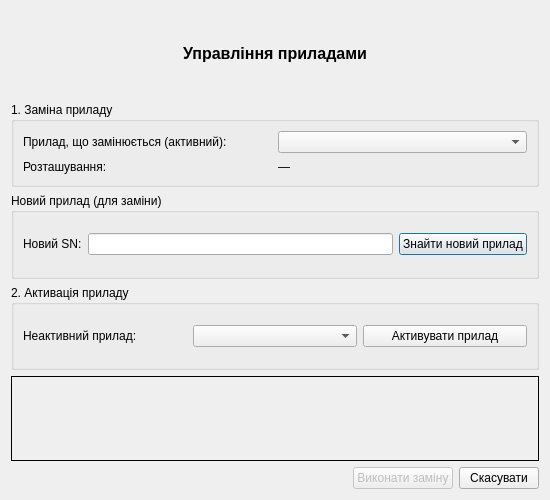
<?xml version="1.0" encoding="UTF-8"?>
<ui version="4.0">
 <class>DeviceReplaceDialog</class>
 <widget class="QDialog" name="DeviceReplaceDialog">
  <property name="geometry">
   <rect>
    <x>0</x>
    <y>0</y>
    <width>550</width>
    <height>500</height>
   </rect>
  </property>
  <property name="windowTitle">
   <string>Заміна та активація приладів</string>
  </property>
  <property name="modal">
   <bool>true</bool>
  </property>
  <layout class="QVBoxLayout" name="verticalLayout_main">
   <item>
    <widget class="QLabel" name="label_title">
     <property name="font">
      <font>
       <pointsize>12</pointsize>
       <weight>75</weight>
       <bold>true</bold>
      </font>
     </property>
     <property name="text">
      <string>Управління приладами</string>
     </property>
     <property name="alignment">
      <set>Qt::AlignCenter</set>
     </property>
    </widget>
   </item>
   <item>
    <widget class="QGroupBox" name="groupBox_old_device">
     <property name="title">
      <string>1. Заміна приладу</string>
     </property>
     <layout class="QGridLayout" name="gridLayout_old">
      <item row="0" column="0">
       <widget class="QLabel" name="label_old_sn">
        <property name="text">
         <string>Прилад, що замінюється (активний):</string>
        </property>
       </widget>
      </item>
      <item row="0" column="1">
       <widget class="QComboBox" name="combo_old_device"/>
      </item>
      <item row="1" column="0">
       <widget class="QLabel" name="label_old_info">
        <property name="text">
         <string>Розташування:</string>
        </property>
       </widget>
      </item>
      <item row="1" column="1">
       <widget class="QLabel" name="label_old_location">
        <property name="text">
         <string>—</string>
        </property>
       </widget>
      </item>
     </layout>
    </widget>
   </item>
   <item>
    <widget class="QGroupBox" name="groupBox_new_device">
     <property name="title">
      <string>Новий прилад (для заміни)</string>
     </property>
     <layout class="QGridLayout" name="gridLayout_new">
      <item row="0" column="0">
       <widget class="QLabel" name="label_new_sn">
        <property name="text">
         <string>Новий SN:</string>
        </property>
       </widget>
      </item>
      <item row="0" column="1">
       <widget class="QLineEdit" name="edit_new_sn">
        <property name="readOnly">
         <bool>true</bool>
        </property>
       </widget>
      </item>
      <item row="0" column="2">
       <widget class="QPushButton" name="btn_find_new">
        <property name="text">
         <string>Знайти новий прилад</string>
        </property>
       </widget>
      </item>
     </layout>
    </widget>
   </item>
   <item>
    <widget class="QGroupBox" name="groupBox_activate_device">
     <property name="title">
      <string>2. Активація приладу</string>
     </property>
     <layout class="QGridLayout" name="gridLayout_activate">
      <item row="0" column="0">
       <widget class="QLabel" name="label_inactive_device">
        <property name="text">
         <string>Неактивний прилад:</string>
        </property>
       </widget>
      </item>
      <item row="0" column="1">
       <widget class="QComboBox" name="combo_inactive_device"/>
      </item>
      <item row="0" column="2">
       <widget class="QPushButton" name="btn_activate">
        <property name="text">
         <string>Активувати прилад</string>
        </property>
       </widget>
      </item>
     </layout>
    </widget>
   </item>
   <item>
    <widget class="QLabel" name="label_status">
     <property name="frameShape">
      <enum>QFrame::Box</enum>
     </property>
     <property name="text">
      <string/>
     </property>
     <property name="alignment">
      <set>Qt::AlignCenter</set>
     </property>
    </widget>
   </item>
   <item>
    <layout class="QHBoxLayout" name="horizontalLayout_buttons">
     <item>
      <spacer name="horizontalSpacer">
       <property name="orientation">
        <enum>Qt::Horizontal</enum>
       </property>
       <property name="sizeHint" stdset="0">
        <size>
         <width>40</width>
         <height>20</height>
        </size>
       </property>
      </spacer>
     </item>
     <item>
      <widget class="QPushButton" name="btn_replace">
       <property name="enabled">
        <bool>false</bool>
       </property>
       <property name="text">
        <string>Виконати заміну</string>
       </property>
      </widget>
     </item>
     <item>
      <widget class="QPushButton" name="btn_cancel">
       <property name="text">
        <string>Скасувати</string>
       </property>
      </widget>
     </item>
    </layout>
   </item>
  </layout>
 </widget>
 <resources/>
 <connections/>
</ui>
